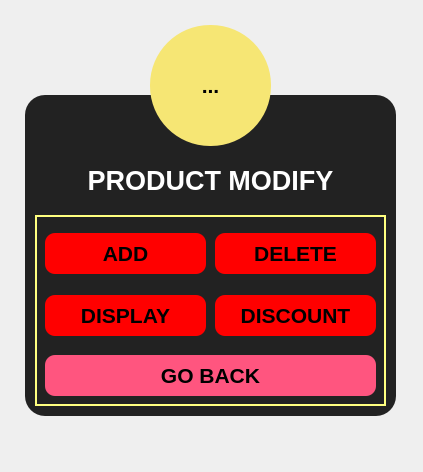
<?xml version="1.0" encoding="UTF-8"?>
<ui version="4.0">
 <class>ChinhSuaSanPham</class>
 <widget class="QMainWindow" name="ChinhSuaSanPham">
  <property name="geometry">
   <rect>
    <x>0</x>
    <y>0</y>
    <width>423</width>
    <height>472</height>
   </rect>
  </property>
  <property name="minimumSize">
   <size>
    <width>423</width>
    <height>472</height>
   </size>
  </property>
  <property name="maximumSize">
   <size>
    <width>423</width>
    <height>472</height>
   </size>
  </property>
  <property name="windowTitle">
   <string>MainWindow</string>
  </property>
  <property name="styleSheet">
   <string notr="true">#Form
{
	background-image: url(:/background/BACKGROUND/bg1.jpg);
}</string>
  </property>
  <widget class="QWidget" name="Form">
   <widget class="QFrame" name="frame">
    <property name="geometry">
     <rect>
      <x>25</x>
      <y>95</y>
      <width>371</width>
      <height>321</height>
     </rect>
    </property>
    <property name="styleSheet">
     <string notr="true">QFrame
{
	background-color: #222;
	border-radius: 20px
}

QPushButton
{
	background: red;
	border-radius: 10px;
}

QLineEdit
{
	background: transparent;
	border:none;
	color:#717072;
	border-bottom: 1px solid #717072;
}

QLabel
{
	color: white;
	font: 900 18pt &quot;Segoe UI&quot;;
}

QGroupBox
{
	border: 2px solid rgb(255, 255, 127);
}</string>
    </property>
    <property name="frameShape">
     <enum>QFrame::StyledPanel</enum>
    </property>
    <property name="frameShadow">
     <enum>QFrame::Raised</enum>
    </property>
    <widget class="QGroupBox" name="groupBox">
     <property name="geometry">
      <rect>
       <x>10</x>
       <y>120</y>
       <width>351</width>
       <height>191</height>
      </rect>
     </property>
     <property name="title">
      <string/>
     </property>
     <property name="flat">
      <bool>false</bool>
     </property>
     <widget class="QPushButton" name="HT_BUTTON">
      <property name="geometry">
       <rect>
        <x>10</x>
        <y>80</y>
        <width>161</width>
        <height>41</height>
       </rect>
      </property>
      <property name="font">
       <font>
        <pointsize>16</pointsize>
        <bold>true</bold>
       </font>
      </property>
      <property name="text">
       <string>DISPLAY</string>
      </property>
      <property name="flat">
       <bool>false</bool>
      </property>
     </widget>
     <widget class="QPushButton" name="GG_BUTTON">
      <property name="geometry">
       <rect>
        <x>180</x>
        <y>80</y>
        <width>161</width>
        <height>41</height>
       </rect>
      </property>
      <property name="font">
       <font>
        <pointsize>16</pointsize>
        <bold>true</bold>
       </font>
      </property>
      <property name="text">
       <string>DISCOUNT</string>
      </property>
      <property name="flat">
       <bool>false</bool>
      </property>
     </widget>
     <widget class="QPushButton" name="T_BUTTON">
      <property name="geometry">
       <rect>
        <x>10</x>
        <y>18</y>
        <width>161</width>
        <height>41</height>
       </rect>
      </property>
      <property name="font">
       <font>
        <pointsize>16</pointsize>
        <bold>true</bold>
       </font>
      </property>
      <property name="text">
       <string>ADD</string>
      </property>
      <property name="flat">
       <bool>false</bool>
      </property>
     </widget>
     <widget class="QPushButton" name="X_BUTTON">
      <property name="geometry">
       <rect>
        <x>180</x>
        <y>18</y>
        <width>161</width>
        <height>41</height>
       </rect>
      </property>
      <property name="font">
       <font>
        <pointsize>16</pointsize>
        <bold>true</bold>
       </font>
      </property>
      <property name="text">
       <string>DELETE</string>
      </property>
      <property name="flat">
       <bool>false</bool>
      </property>
     </widget>
     <widget class="QPushButton" name="EXIT_BUTTON">
      <property name="geometry">
       <rect>
        <x>10</x>
        <y>140</y>
        <width>331</width>
        <height>41</height>
       </rect>
      </property>
      <property name="font">
       <font>
        <pointsize>16</pointsize>
        <bold>true</bold>
       </font>
      </property>
      <property name="styleSheet">
       <string notr="true">background-color: rgb(255, 85, 127);</string>
      </property>
      <property name="text">
       <string>GO BACK</string>
      </property>
      <property name="flat">
       <bool>false</bool>
      </property>
     </widget>
    </widget>
    <widget class="QLabel" name="label">
     <property name="geometry">
      <rect>
       <x>5</x>
       <y>65</y>
       <width>361</width>
       <height>41</height>
      </rect>
     </property>
     <property name="font">
      <font>
       <family>Segoe UI</family>
       <pointsize>20</pointsize>
       <italic>false</italic>
       <bold>true</bold>
      </font>
     </property>
     <property name="autoFillBackground">
      <bool>false</bool>
     </property>
     <property name="styleSheet">
      <string notr="true">font: 900 20pt &quot;Segoe UI&quot;;</string>
     </property>
     <property name="text">
      <string>PRODUCT MODIFY</string>
     </property>
     <property name="textFormat">
      <enum>Qt::PlainText</enum>
     </property>
     <property name="alignment">
      <set>Qt::AlignCenter</set>
     </property>
    </widget>
   </widget>
   <widget class="QToolButton" name="toolButton">
    <property name="geometry">
     <rect>
      <x>150</x>
      <y>25</y>
      <width>121</width>
      <height>121</height>
     </rect>
    </property>
    <property name="font">
     <font>
      <pointsize>16</pointsize>
      <bold>true</bold>
     </font>
    </property>
    <property name="styleSheet">
     <string notr="true">QToolButton
{
	background-color: qconicalgradient(cx:0.489, cy:0.5, angle:0, stop:0.460227 rgba(246, 230, 116, 255));
	border-radius: 60px;
}
</string>
    </property>
    <property name="text">
     <string>...</string>
    </property>
    <property name="icon">
     <iconset resource="ing.qrc">
      <normaloff>:/icon/ICON/modify.png</normaloff>:/icon/ICON/modify.png</iconset>
    </property>
    <property name="iconSize">
     <size>
      <width>128</width>
      <height>128</height>
     </size>
    </property>
   </widget>
  </widget>
 </widget>
 <resources>
  <include location="ing.qrc"/>
 </resources>
 <connections/>
</ui>
